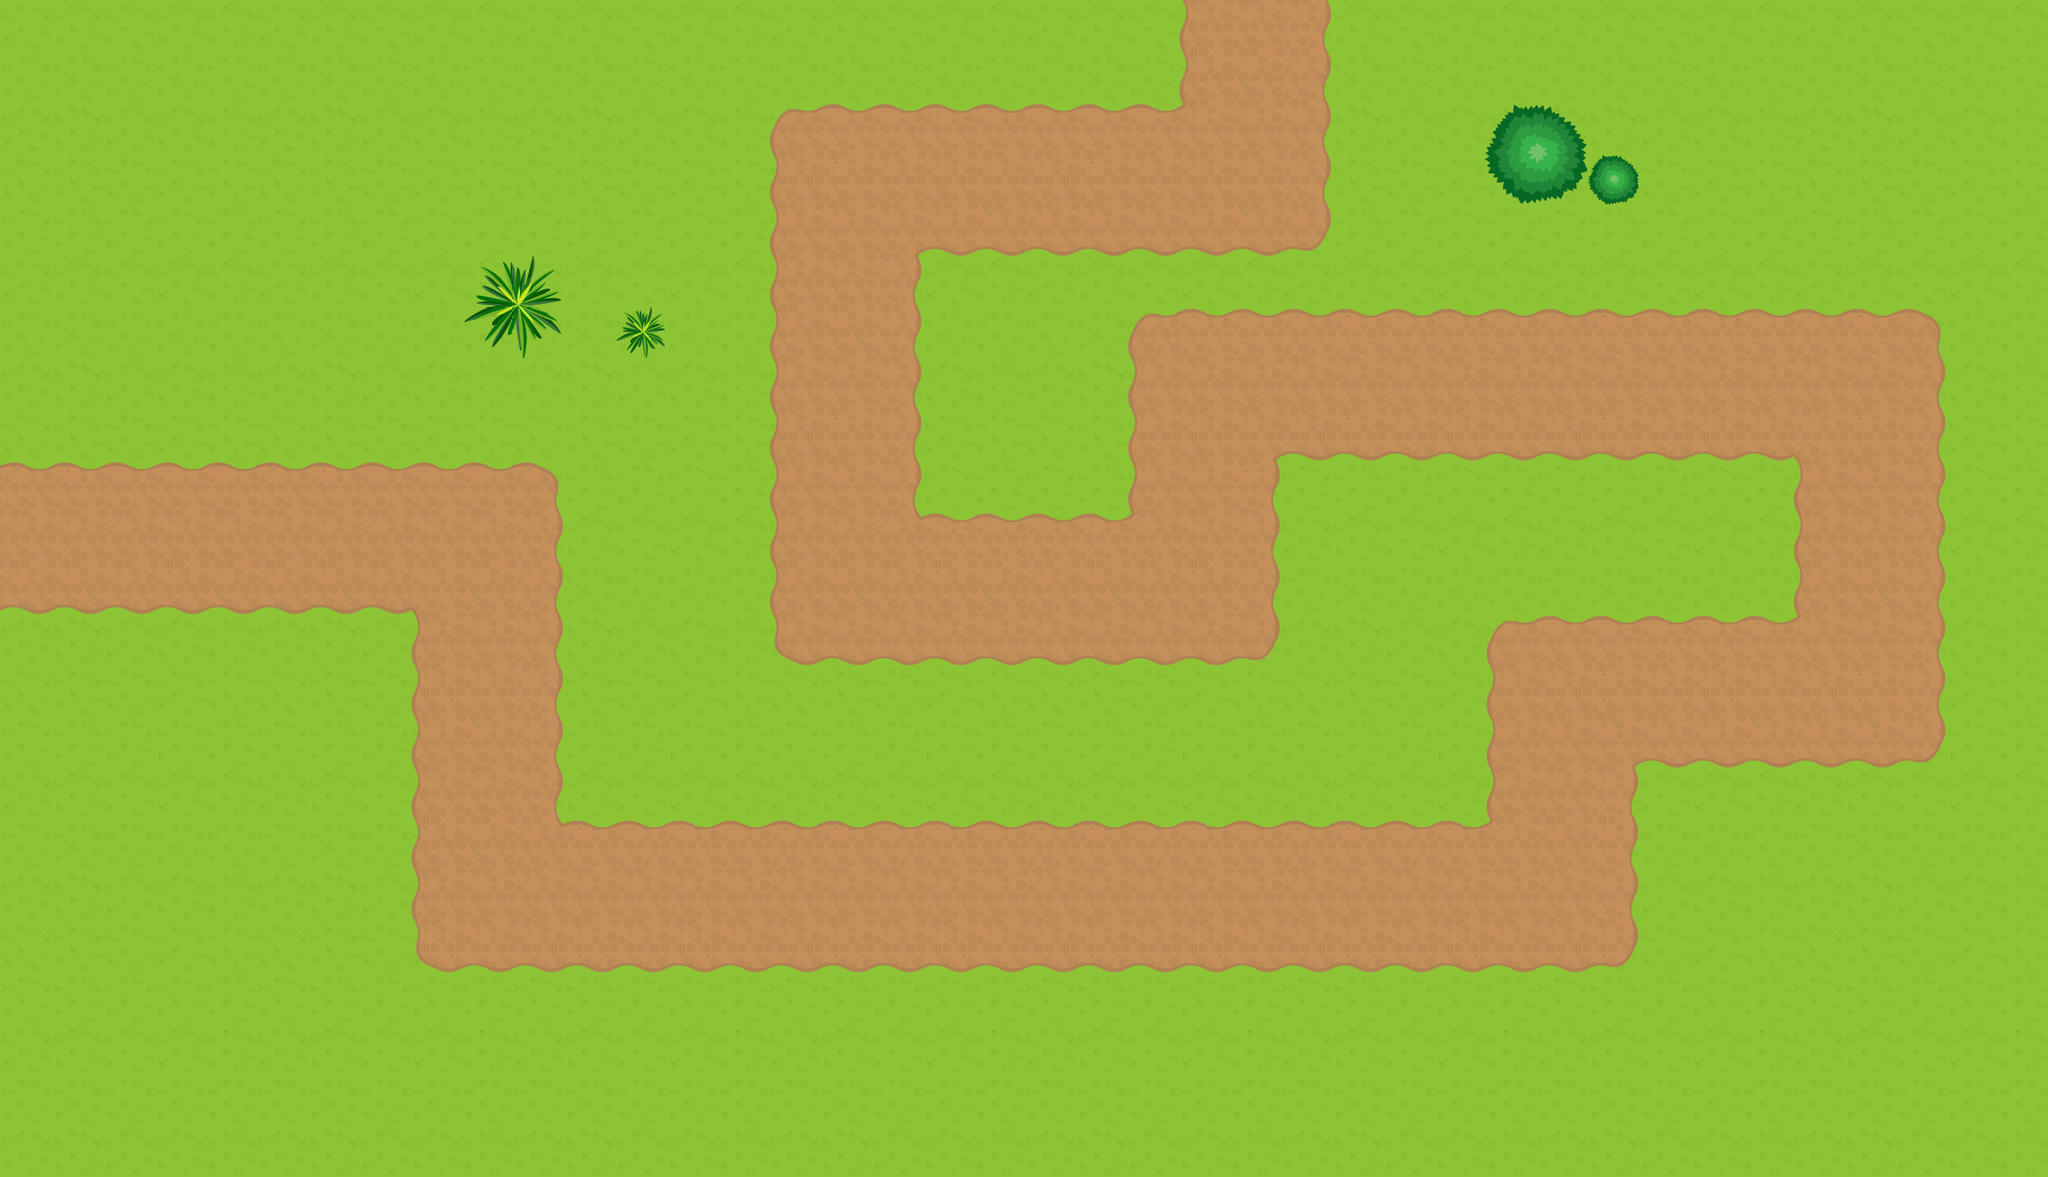

Below is a game level as drawn by its tile map, then a one-line description and the .tmx file that defines it, in full:
An orthogonal 40x23 tile map with 64x64 px tiles, 3 tile layers (Tile Layer 1, Tile Layer 2, Tile Layer 3), 3 tilesets.

<map version="1.0" tiledversion="1.0.2" orientation="orthogonal" renderorder="right-down" width="40" height="23" tilewidth="64" tileheight="64" nextobjectid="1">
 <tileset firstgid="1" name="tiles" tilewidth="64" tileheight="64" spacing="2" tilecount="49" columns="7">
  <image source="tiles/tiles.png" width="512" height="512" />
  <terraintypes>
   <terrain name="Path" tile="18" />
   <terrain name="Water" tile="33" />
  </terraintypes>
  <tile id="14" terrain=",,,0" />
  <tile id="15" terrain=",,0,0" />
  <tile id="16" terrain=",,0," />
  <tile id="17" terrain=",0,,0" />
  <tile id="18" terrain="0,0,0,0" />
  <tile id="19" terrain="0,,0," />
  <tile id="20" terrain=",0,," />
  <tile id="21" terrain="0,0,," />
  <tile id="22" terrain="0,,," />
  <tile id="23" terrain="0,,0,0" />
  <tile id="24" terrain=",0,0,0" />
  <tile id="25" terrain="0,0,,0" />
  <tile id="26" terrain="0,0,0," />
  <tile id="29" terrain=",,,1" />
  <tile id="30" terrain=",,1,1" />
  <tile id="31" terrain=",,1," />
  <tile id="32" terrain=",1,,1" />
  <tile id="33" terrain="1,1,1,1" />
  <tile id="34" terrain="1,,1," />
  <tile id="35" terrain=",1,," />
  <tile id="36" terrain="1,1,," />
  <tile id="37" terrain="1,,," />
  <tile id="38" terrain="1,1,1," />
  <tile id="39" terrain="1,1,,1" />
  <tile id="40" terrain="1,,1,1" />
  <tile id="41" terrain=",1,1,1" />
 </tileset>
 <tileset firstgid="50" name="tiles3" tilewidth="64" tileheight="64" spacing="2" tilecount="49" columns="7">
  <image source="tiles/tiles3.png" width="512" height="512" />
 </tileset>
 <tileset firstgid="99" name="tiles4" tilewidth="64" tileheight="64" spacing="2" tilecount="105" columns="7">
  <image source="tiles/tiles4.png" width="512" height="1024" />
 </tileset>
 <layer name="Tile Layer 1" width="40" height="23">
  <data encoding="csv">
2,2,2,2,2,2,2,2,2,2,2,2,2,2,2,2,2,2,2,2,2,2,2,2,2,2,2,2,2,2,2,2,2,2,2,2,2,2,2,2,
2,2,2,2,2,2,2,2,2,2,2,2,2,2,2,2,2,2,2,2,2,2,2,2,2,2,2,2,2,2,2,2,2,2,2,2,2,2,2,2,
2,2,2,2,2,2,2,2,2,2,2,2,2,2,2,2,2,2,2,2,2,2,2,2,2,2,2,2,2,2,2,2,2,2,2,2,2,2,2,2,
2,2,2,2,2,2,2,2,2,2,2,2,2,2,2,2,2,2,2,2,2,2,2,2,2,2,2,2,2,2,2,2,2,2,2,2,2,2,2,2,
2,2,2,2,2,2,2,2,2,2,2,2,2,2,2,2,2,2,2,2,2,2,2,2,2,2,2,2,2,2,2,2,2,2,2,2,2,2,2,2,
2,2,2,2,2,2,2,2,2,2,2,2,2,2,2,2,2,2,2,2,2,2,2,2,2,2,2,2,2,2,2,2,2,2,2,2,2,2,2,2,
2,2,2,2,2,2,2,2,2,2,2,2,2,2,2,2,2,2,2,2,2,2,2,2,2,2,2,2,2,2,2,2,2,2,2,2,2,2,2,2,
2,2,2,2,2,2,2,2,2,2,2,2,2,2,2,2,2,2,2,2,2,2,2,2,2,2,2,2,2,2,2,2,2,2,2,2,2,2,2,2,
2,2,2,2,2,2,2,2,2,2,2,2,2,2,2,2,2,2,2,2,2,2,2,2,2,2,2,2,2,2,2,2,2,2,2,2,2,2,2,2,
2,2,2,2,2,2,2,2,2,2,2,2,2,2,2,2,2,2,2,2,2,2,2,2,2,2,2,2,2,2,2,2,2,2,2,2,2,2,2,2,
2,2,2,2,2,2,2,2,2,2,2,2,2,2,2,2,2,2,2,2,2,2,2,2,2,2,2,2,2,2,2,2,2,2,2,2,2,2,2,2,
2,2,2,2,2,2,2,2,2,2,2,2,2,2,2,2,2,2,2,2,2,2,2,2,2,2,2,2,2,2,2,2,2,2,2,2,2,2,2,2,
2,2,2,2,2,2,2,2,2,2,2,2,2,2,2,2,2,2,2,2,2,2,2,2,2,2,2,2,2,2,2,2,2,2,2,2,2,2,2,2,
2,2,2,2,2,2,2,2,2,2,2,2,2,2,2,2,2,2,2,2,2,2,2,2,2,2,2,2,2,2,2,2,2,2,2,2,2,2,2,2,
2,2,2,2,2,2,2,2,2,2,2,2,2,2,2,2,2,2,2,2,2,2,2,2,2,2,2,2,2,2,2,2,2,2,2,2,2,2,2,2,
2,2,2,2,2,2,2,2,2,2,2,2,2,2,2,2,2,2,2,2,2,2,2,2,2,2,2,2,2,2,2,2,2,2,2,2,2,2,2,2,
2,2,2,2,2,2,2,2,2,2,2,2,2,2,2,2,2,2,2,2,2,2,2,2,2,2,2,2,2,2,2,2,2,2,2,2,2,2,2,2,
2,2,2,2,2,2,2,2,2,2,2,2,2,2,2,2,2,2,2,2,2,2,2,2,2,2,2,2,2,2,2,2,2,2,2,2,2,2,2,2,
2,2,2,2,2,2,2,2,2,2,2,2,2,2,2,2,2,2,2,2,2,2,2,2,2,2,2,2,2,2,2,2,2,2,2,2,2,2,2,2,
2,2,2,2,2,2,2,2,2,2,2,2,2,2,2,2,2,2,2,2,2,2,2,2,2,2,2,2,2,2,2,2,2,2,2,2,2,2,2,2,
2,2,2,2,2,2,2,2,2,2,2,2,2,2,2,2,2,2,2,2,2,2,2,2,2,2,2,2,2,2,2,2,2,2,2,2,2,2,2,2,
2,2,2,2,2,2,2,2,2,2,2,2,2,2,2,2,2,2,2,2,2,2,2,2,2,2,2,2,2,2,2,2,2,2,2,2,2,2,2,2,
2,2,2,2,2,2,2,2,2,2,2,2,2,2,2,2,2,2,2,2,2,2,2,2,2,2,2,2,2,2,2,2,2,2,2,2,2,2,2,2
</data>
 </layer>
 <layer name="Tile Layer 2" width="40" height="23">
  <data encoding="csv">
0,0,0,0,0,0,0,0,0,0,0,0,0,0,0,0,0,0,0,0,0,0,0,18,19,20,0,0,0,0,0,0,0,0,0,0,0,0,0,0,
0,0,0,0,0,0,0,0,0,0,0,0,0,0,0,0,0,0,0,0,0,0,0,18,19,20,0,0,0,0,0,0,0,0,0,0,0,0,0,0,
0,0,0,0,0,0,0,0,0,0,0,0,0,0,0,15,16,16,16,16,16,16,16,25,19,20,0,0,0,0,0,0,0,0,0,0,0,0,0,0,
0,0,0,0,0,0,0,0,0,0,0,0,0,0,0,18,19,19,19,19,19,19,19,19,19,20,0,0,0,0,0,0,0,0,0,0,0,0,0,0,
0,0,0,0,0,0,0,0,0,0,0,0,0,0,0,18,19,27,22,22,22,22,22,22,22,23,0,0,0,0,0,0,0,0,0,0,0,0,0,0,
0,0,0,0,0,0,0,0,0,0,0,0,0,0,0,18,19,20,0,0,0,0,0,0,0,0,0,0,0,0,0,0,0,0,0,0,0,0,0,0,
0,0,0,0,0,0,0,0,0,0,0,0,0,0,0,18,19,20,0,0,0,0,15,16,16,16,16,16,16,16,16,16,16,16,16,16,16,17,0,0,
0,0,0,0,0,0,0,0,0,0,0,0,0,0,0,18,19,20,0,0,0,0,18,19,19,19,19,19,19,19,19,19,19,19,19,19,19,20,0,0,
0,0,0,0,0,0,0,0,0,0,0,0,0,0,0,18,19,20,0,0,0,0,18,19,27,22,22,22,22,22,22,22,22,22,22,26,19,20,0,0,
16,16,16,16,16,16,16,16,16,16,17,0,0,0,0,18,19,20,0,0,0,0,18,19,20,0,0,0,0,0,0,0,0,0,0,18,19,20,0,0,
19,19,19,19,19,19,19,19,19,19,20,0,0,0,0,18,19,24,16,16,16,16,25,19,20,0,0,0,0,0,0,0,0,0,0,18,19,20,0,0,
22,22,22,22,22,22,22,22,26,19,20,0,0,0,0,18,19,19,19,19,19,19,19,19,20,0,0,0,0,0,0,0,0,0,0,18,19,20,0,0,
0,0,0,0,0,0,0,0,18,19,20,0,0,0,0,21,22,22,22,22,22,22,22,22,23,0,0,0,0,15,16,16,16,16,16,25,19,20,0,0,
0,0,0,0,0,0,0,0,18,19,20,0,0,0,0,0,0,0,0,0,0,0,0,0,0,0,0,0,0,18,19,19,19,19,19,19,19,20,0,0,
0,0,0,0,0,0,0,0,18,19,20,0,0,0,0,0,0,0,0,0,0,0,0,0,0,0,0,0,0,18,19,27,22,22,22,22,22,23,0,0,
0,0,0,0,0,0,0,0,18,19,20,0,0,0,0,0,0,0,0,0,0,0,0,0,0,0,0,0,0,18,19,20,0,0,0,0,0,0,0,0,
0,0,0,0,0,0,0,0,18,19,24,16,16,16,16,16,16,16,16,16,16,16,16,16,16,16,16,16,16,25,19,20,0,0,0,0,0,0,0,0,
0,0,0,0,0,0,0,0,18,19,19,19,19,19,19,19,19,19,19,19,19,19,19,19,19,19,19,19,19,19,19,20,0,0,0,0,0,0,0,0,
0,0,0,0,0,0,0,0,21,22,22,22,22,22,22,22,22,22,22,22,22,22,22,22,22,22,22,22,22,22,22,23,0,0,0,0,0,0,0,0,
0,0,0,0,0,0,0,0,0,0,0,0,0,0,0,0,0,0,0,0,0,0,0,0,0,0,0,0,0,0,0,0,0,0,0,0,0,0,0,0,
0,0,0,0,0,0,0,0,0,0,0,0,0,0,0,0,0,0,0,0,0,0,0,0,0,0,0,0,0,0,0,0,0,0,0,0,0,0,0,0,
0,0,0,0,0,0,0,0,0,0,0,0,0,0,0,0,0,0,0,0,0,0,0,0,0,0,0,0,0,0,0,0,0,0,0,0,0,0,0,0,
0,0,0,0,0,0,0,0,0,0,0,0,0,0,0,0,0,0,0,0,0,0,0,0,0,0,0,0,0,0,0,0,0,0,0,0,0,0,0,0
</data>
 </layer>
 <layer name="Tile Layer 3" width="40" height="23">
  <data encoding="csv">
0,0,0,0,0,0,0,0,0,0,0,0,0,0,0,0,0,0,0,0,0,0,0,0,0,0,0,0,0,0,0,0,0,0,0,0,0,0,0,0,
0,0,0,0,0,0,0,0,0,0,0,0,0,0,0,0,0,0,0,0,0,0,0,0,0,0,0,0,0,0,0,0,0,0,0,0,0,0,0,0,
0,0,0,0,0,0,0,0,0,0,0,0,0,0,0,0,0,0,0,0,0,0,0,0,0,0,0,0,0,155,156,0,0,0,0,0,0,0,0,0,
0,0,0,0,0,0,0,0,0,0,0,0,0,0,0,0,0,0,0,0,0,0,0,0,0,0,0,0,0,157,158,159,0,0,0,0,0,0,0,0,
0,0,0,0,0,0,0,0,0,0,0,0,0,0,0,0,0,0,0,0,0,0,0,0,0,0,0,0,0,0,0,0,0,0,0,0,0,0,0,0,
0,0,0,0,0,0,0,0,0,139,140,0,0,0,0,0,0,0,0,0,0,0,0,0,0,0,0,0,0,0,0,0,0,0,0,0,0,0,0,0,
0,0,0,0,0,0,0,0,0,141,142,0,143,0,0,0,0,0,0,0,0,0,0,0,0,0,0,0,0,0,0,0,0,0,0,0,0,0,0,0,
0,0,0,0,0,0,0,0,0,0,0,0,0,0,0,0,0,0,0,0,0,0,0,0,0,0,0,0,0,0,0,0,0,0,0,0,0,0,0,0,
0,0,0,0,0,0,0,0,0,0,0,0,0,0,0,0,0,0,0,0,0,0,0,0,0,0,0,0,0,0,0,0,0,0,0,0,0,0,0,0,
0,0,0,0,0,0,0,0,0,0,0,0,0,0,0,0,0,0,0,0,0,0,0,0,0,0,0,0,0,0,0,0,0,0,0,0,0,0,0,0,
0,0,0,0,0,0,0,0,0,0,0,0,0,0,0,0,0,0,0,0,0,0,0,0,0,0,0,0,0,0,0,0,0,0,0,0,0,0,0,0,
0,0,0,0,0,0,0,0,0,0,0,0,0,0,0,0,0,0,0,0,0,0,0,0,0,0,0,0,0,0,0,0,0,0,0,0,0,0,0,0,
0,0,0,0,0,0,0,0,0,0,0,0,0,0,0,0,0,0,0,0,0,0,0,0,0,0,0,0,0,0,0,0,0,0,0,0,0,0,0,0,
0,0,0,0,0,0,0,0,0,0,0,0,0,0,0,0,0,0,0,0,0,0,0,0,0,0,0,0,0,0,0,0,0,0,0,0,0,0,0,0,
0,0,0,0,0,0,0,0,0,0,0,0,0,0,0,0,0,0,0,0,0,0,0,0,0,0,0,0,0,0,0,0,0,0,0,0,0,0,0,0,
0,0,0,0,0,0,0,0,0,0,0,0,0,0,0,0,0,0,0,0,0,0,0,0,0,0,0,0,0,0,0,0,0,0,0,0,0,0,0,0,
0,0,0,0,0,0,0,0,0,0,0,0,0,0,0,0,0,0,0,0,0,0,0,0,0,0,0,0,0,0,0,0,0,0,0,0,0,0,0,0,
0,0,0,0,0,0,0,0,0,0,0,0,0,0,0,0,0,0,0,0,0,0,0,0,0,0,0,0,0,0,0,0,0,0,0,0,0,0,0,0,
0,0,0,0,0,0,0,0,0,0,0,0,0,0,0,0,0,0,0,0,0,0,0,0,0,0,0,0,0,0,0,0,0,0,0,0,0,0,0,0,
0,0,0,0,0,0,0,0,0,0,0,0,0,0,0,0,0,0,0,0,0,0,0,0,0,0,0,0,0,0,0,0,0,0,0,0,0,0,0,0,
0,0,0,0,0,0,0,0,0,0,0,0,0,0,0,0,0,0,0,0,0,0,0,0,0,0,0,0,0,0,0,0,0,0,0,0,0,0,0,0,
0,0,0,0,0,0,0,0,0,0,0,0,0,0,0,0,0,0,0,0,0,0,0,0,0,0,0,0,0,0,0,0,0,0,0,0,0,0,0,0,
0,0,0,0,0,0,0,0,0,0,0,0,0,0,0,0,0,0,0,0,0,0,0,0,0,0,0,0,0,0,0,0,0,0,0,0,0,0,0,0
</data>
 </layer>
</map>
